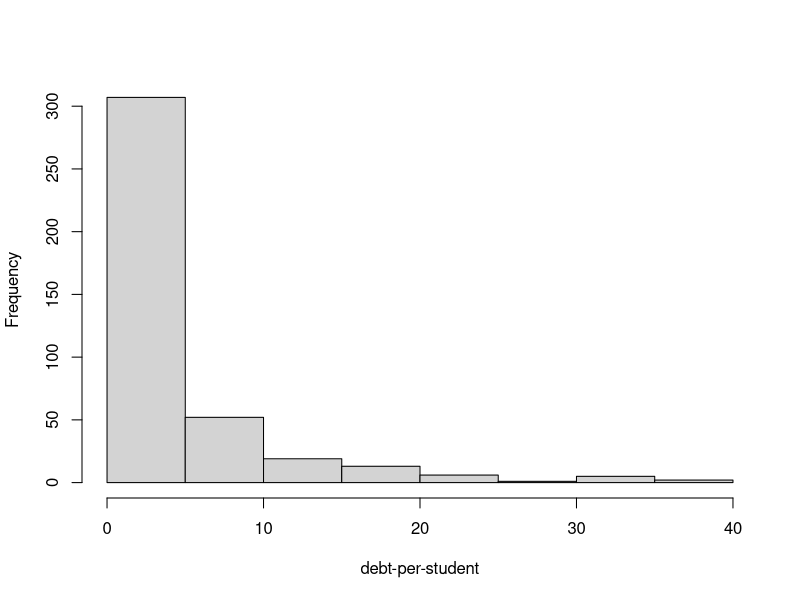
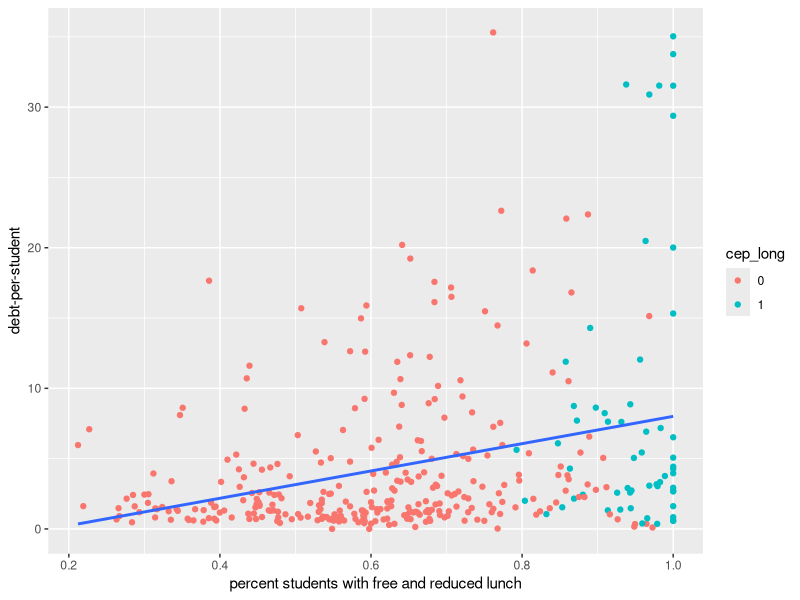
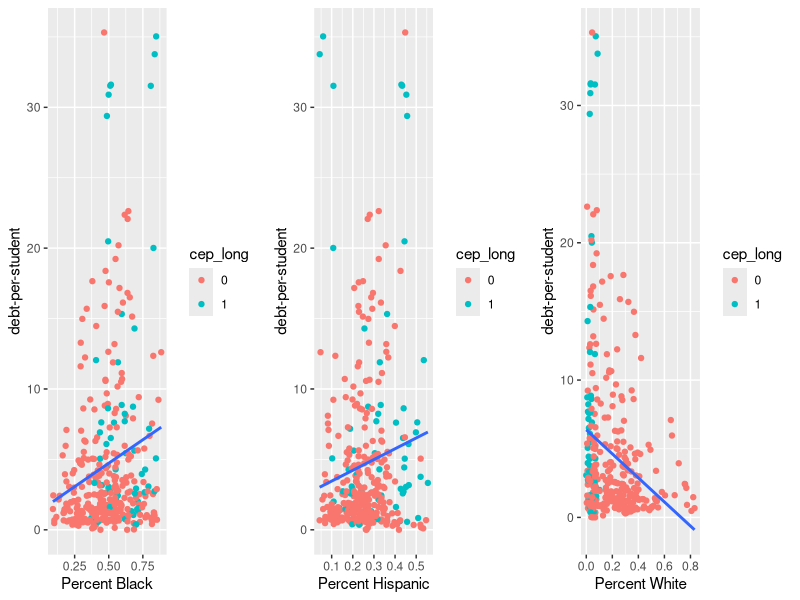
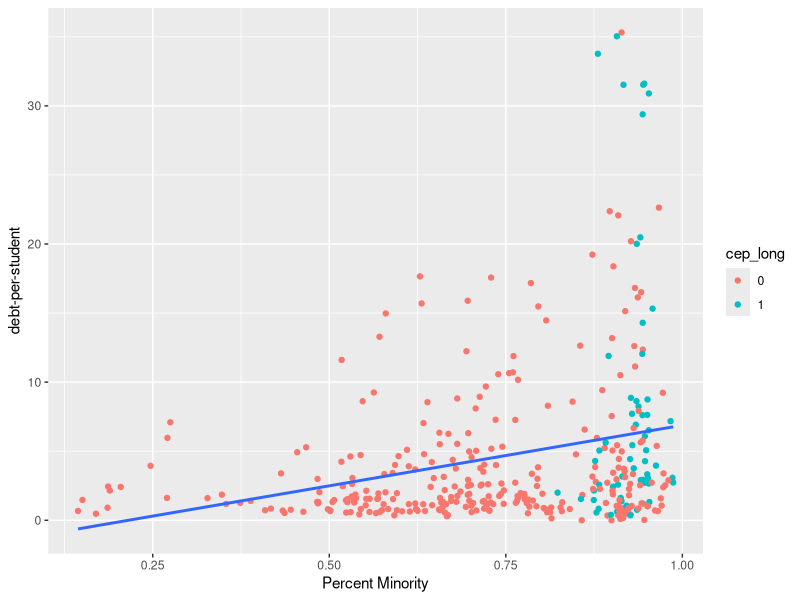
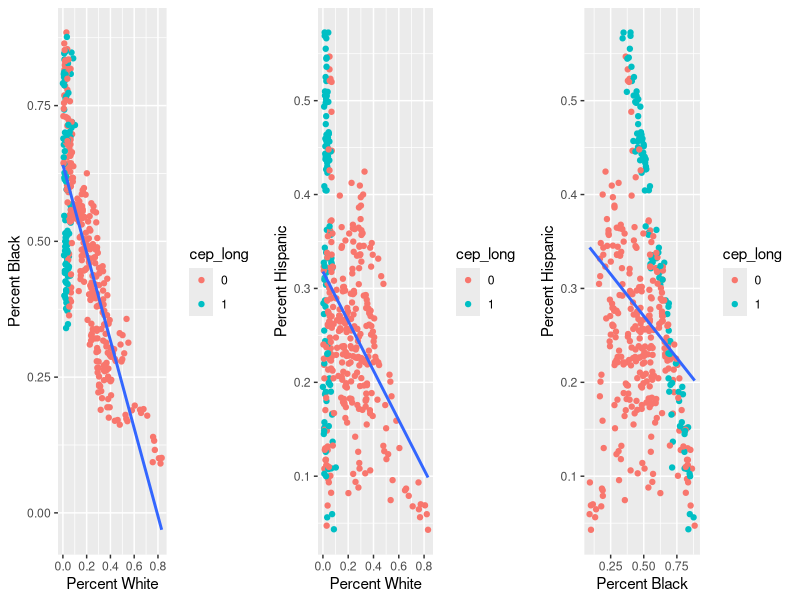
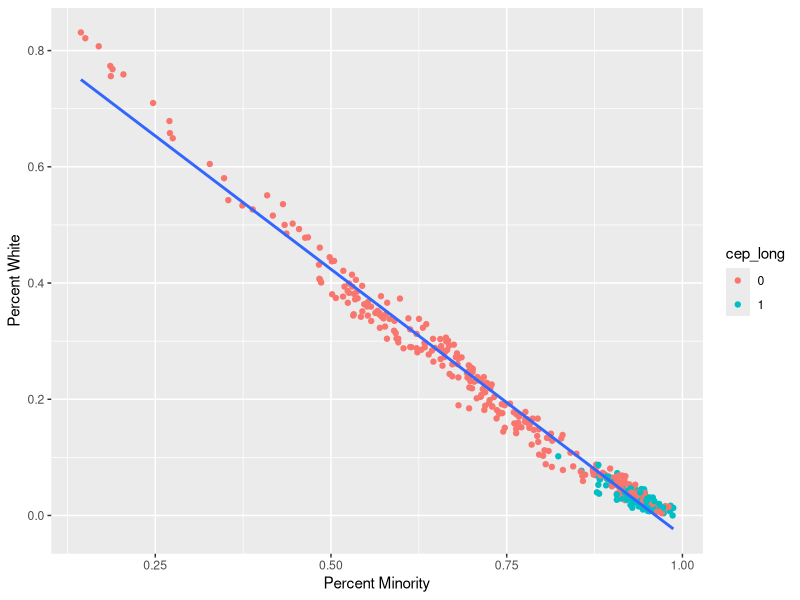
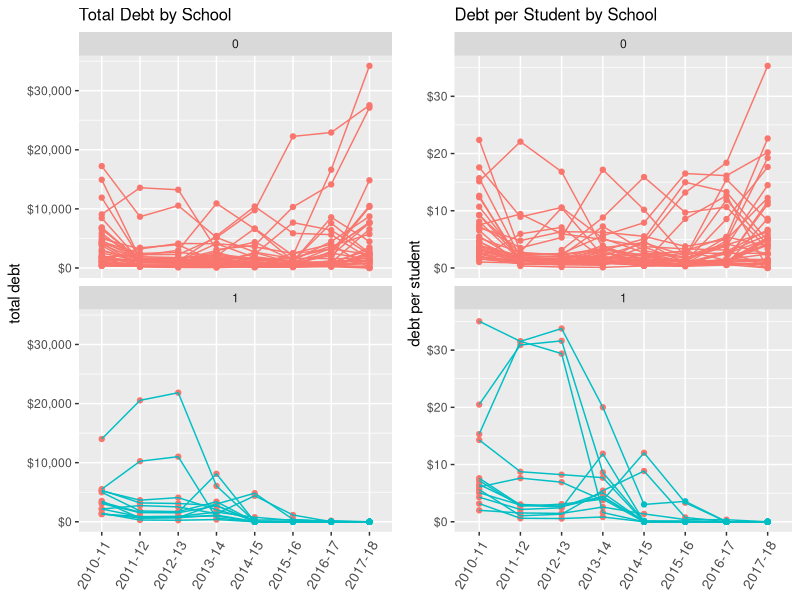
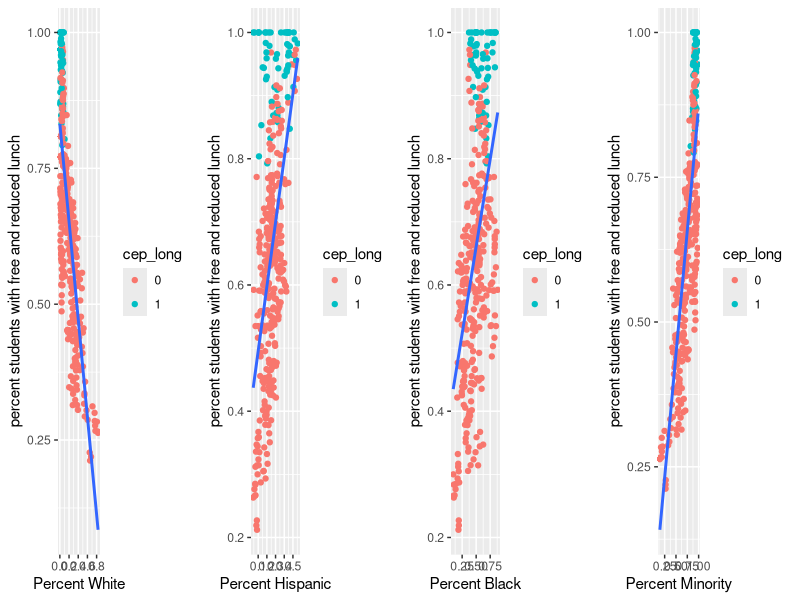

The R script that drew these images, in order: (Note: this script raises an error after producing the figures.)
## ---- chunk 1
knitr::opts_chunk$set(warning = FALSE, echo = FALSE, message = FALSE)

library(readxl) # read spreadsheets
library(dplyr) # wrangling
library(ggplot2) # graphing
library(tidyr) # reshaping
library(stringr) # string manipulation
library(data.table) # working with tables
library(cowplot) # layout plots
library(knitr) # nice tables

df = read.csv("./data/lunchdebt.csv")
df$cep = df$cep %>% as.factor()
df$cep_long = df$cep_long %>% as.factor()
## ---- chunk 2
# debt over time, excluding non-standard and inactive schools
df %>%
  group_by(year) %>%
  summarise(total_debt = sum(unpaid, na.rm = TRUE),
            mean_debt_per_student = mean(debt_per_student, na.rm = TRUE),
            fullprice_lunches = total_debt/2.90)

# percent change since 2014-15, first CEP year
mean(df$debt_per_student[df$ts==2017])/mean(df$debt_per_student[df$ts==2014])
## ---- chunk 3
# histogram
hist(df$debt_per_student, main = "", xlab = "debt-per-student")
## ---- chunk 4
# scatterplot of debt vs. pct needy
ggplot(df[df$cep == 0,], aes(pct_free_reduced, debt_per_student)) +
  geom_point(aes(col = cep_long)) +
  xlab("percent students with free and reduced lunch") +
  ylab("debt-per-student") +
  geom_smooth(method = "lm", se = FALSE)

# scatterplot of debt vs. pct black
g1 = ggplot(df[df$cep == 0,], aes(pct_black, debt_per_student)) +
  geom_point(aes(col = cep_long)) +
  xlab("Percent Black") +
  ylab("debt-per-student") +
  geom_smooth(method = "lm", se = FALSE)

# scatterplot of debt vs. pct hispanic
g2 = ggplot(df[df$cep == 0,], aes(pct_hispanic, debt_per_student)) +
  geom_point(aes(col = cep_long)) +
  xlab("Percent Hispanic") +
  ylab("debt-per-student") +
  geom_smooth(method = "lm", se = FALSE)

# scatterplot of debt vs. pct white
g3 = ggplot(df[df$cep == 0,], aes(pct_white, debt_per_student)) +
  geom_point(aes(col = cep_long)) +
  xlab("Percent White") +
  ylab("debt-per-student") +
  geom_smooth(method = "lm", se = FALSE)

plot_grid(g1, g2, g3, ncol = 3)

ggplot(df[df$cep == 0,], aes(pct_minority, debt_per_student)) +
  geom_point(aes(col = cep_long)) +
  xlab("Percent Minority") +
  ylab("debt-per-student") +
  geom_smooth(method = "lm", se = FALSE)

g1 = ggplot(df, aes(pct_white, pct_black)) +
  geom_point(aes(col = cep_long)) +
  geom_smooth(method = "lm", se = FALSE) +
  xlab("Percent White") +
  ylab("Percent Black")

g2 = ggplot(df, aes(pct_white, pct_hispanic)) +
  geom_point(aes(col = cep_long)) +
  geom_smooth(method = "lm", se = FALSE) +
  xlab("Percent White") +
  ylab("Percent Hispanic")

g3 = ggplot(df, aes(pct_black, pct_hispanic)) +
  geom_point(aes(col = cep_long)) +
  geom_smooth(method = "lm", se = FALSE) +
  xlab("Percent Black") +
  ylab("Percent Hispanic")

plot_grid(g1, g2, g3, ncol = 3)

ggplot(df, aes(pct_minority, pct_white)) +
  geom_point(aes(col = cep_long)) +
  geom_smooth(method = "lm", se = FALSE) +
  xlab("Percent Minority") +
  ylab("Percent White")
## ---- chunk 5
# debt by school over time
p1 = ggplot(df, aes(year, unpaid, group = school_no, col = cep_long)) +
  geom_point(aes(col=cep)) +
  geom_line() +
  ylab("total debt") +
  ggtitle("Total Debt by School") +
  scale_y_continuous(labels = scales::dollar) +
  theme(legend.position = "none",
        axis.text.x = element_text(angle = 60, hjust = 1, size = 10),
        axis.title.x = element_blank(),
        plot.title = element_text(size = 12)) +
  facet_wrap(~ cep_long, nrow = 2)

# debt/student over time
p2 = ggplot(df, aes(year, debt_per_student, group = school_no, col = cep_long)) +
  geom_point(aes(col=cep)) +
  geom_line() +
  ylab("debt per student") +
  ggtitle("Debt per Student by School") +
  scale_y_continuous(labels = scales::dollar) +
  theme(legend.position = "none",
        axis.text.x = element_text(angle = 60, hjust = 1, size = 10),
        axis.title.x = element_blank(),
        plot.title = element_text(size = 12)) +
  facet_wrap(~ cep_long, nrow = 2)

plot_grid(p1, p2)
## ---- chunk 6
g1 = ggplot(df[df$cep == 0,], aes(pct_white, pct_free_reduced)) +
  geom_point(aes(col = cep_long)) +
  geom_smooth(method = "lm", se = FALSE) +
  xlab("Percent White") +
  ylab("percent students with free and reduced lunch")

g2 = ggplot(df[df$cep == 0,], aes(pct_hispanic, pct_free_reduced)) +
  geom_point(aes(col = cep_long)) +
  geom_smooth(method = "lm", se = FALSE) +
  xlab("Percent Hispanic") +
  ylab("percent students with free and reduced lunch")

g3 = ggplot(df[df$cep == 0,], aes(pct_black, pct_free_reduced)) +
  geom_point(aes(col = cep_long)) +
  geom_smooth(method = "lm", se = FALSE) +
  xlab("Percent Black") +
  ylab("percent students with free and reduced lunch")

g4 = ggplot(df[df$cep == 0,], aes(pct_minority, pct_free_reduced)) +
  geom_point(aes(col = cep_long)) +
  geom_smooth(method = "lm", se = FALSE) +
  xlab("Percent Minority") +
  ylab("percent students with free and reduced lunch")

plot_grid(g1, g2, g3, g4, ncol = 4)
## ---- chunk 7
b1 = ggplot(df[df$cep == 0,], aes(urban_centric_locale, unpaid)) +
  geom_boxplot()

b2 = ggplot(df[df$cep == 0,], aes(urban_centric_locale, debt_per_student)) +
  geom_boxplot()

plot_grid(b1, b2, ncol = 2)
## ---- chunk 8
b1 = ggplot(df, aes(urban_centric_locale, pct_white)) +
  geom_boxplot() +
  ylim(c(0,1))

b2 = ggplot(df, aes(urban_centric_locale, pct_black)) +
  geom_boxplot() +
  ylim(c(0,1))

b3 = ggplot(df, aes(urban_centric_locale, pct_hispanic)) +
  geom_boxplot() +
  ylim(c(0,1))

b4 = ggplot(df, aes(urban_centric_locale, pct_minority)) +
  geom_boxplot() +
  ylim(c(0,1))

plot_grid(b1, b2, b3, b4, ncol = 4)
## ---- chunk 9
df %>%
  filter(cep == 0) %>%
  group_by(grade_clean) %>%
  summarise(mean_debt = mean(unpaid),
            mean_dps = mean(debt_per_student))

debtByGrade = df %>%
  filter(cep == 0) %>%
  group_by(year, grade_clean) %>%
  summarise(mean_dps = mean(debt_per_student))

ggplot(debtByGrade, aes(year, mean_dps, group=grade_clean, col=grade_clean)) +
  geom_point() +
  geom_line() +
  ylab("Debt per Student") +
  ggtitle("Debt per Student by Grade Level") +
  scale_y_continuous(labels = scales::dollar) +
  theme(axis.text.x = element_text(angle = 60, hjust = 1, size = 10),
        axis.title.x = element_blank(),
        plot.title = element_text(size = 12))
## ---- chunk 10
b1 = ggplot(df[df$cep == 0,], aes(grade_clean, unpaid)) +
  geom_boxplot()

b2 = ggplot(df[df$cep == 0,], aes(grade_clean, debt_per_student)) +
  geom_boxplot()

plot_grid(b1, b2, ncol = 2)
## ---- chunk 11
# read CEP elibility data
elig = read.csv("./data/2018_cep_annual_notif.csv", stringsAsFactors = FALSE)

# clean col names
colnames(elig) = colnames(elig) %>%
  tolower(.) %>%
  gsub("\\.+","_",.)

# filter to durham
elig = elig[elig$lea_id==320,]

# select cols
elig = elig[,c("school_id","eligible_to_participate","currently_participating","near_eligible_to_participate")]

# rename col
colnames(elig)[1] = "school_no"

# data type for merging
elig$school_no = elig$school_no %>% as.numeric()

# indicators
elig[,2] = ifelse(elig[,2]=="X",1,0)
elig[,3] = ifelse(elig[,3]=="X",1,0)
elig[,4] = ifelse(elig[,4]=="X",1,0)

# filter to 2017-18 data
# and arrange by school name
df17 = df %>%
  filter(ts == 2017) %>%
  arrange(school_name)


df17 = left_join(df17, elig, by = "school_no")

# Eligibility and participation counts
df17 %>%
  summarise(elig = sum(eligible_to_participate),
            part = sum(currently_participating),
            near = sum(near_eligible_to_participate))
## ---- chunk 12
# total debt for eligible but not participating schools
df17 %>%
  group_by(eligible_to_participate, currently_participating) %>%
  summarise(unpaid = sum(unpaid),
            mean_dps = mean(debt_per_student),
            avg_free_reduced = mean(pct_free_reduced),
            avg_pct_minority = mean(pct_minority))

# percentage of total 2017-18 debt
sum(df17$unpaid[(df17$eligible_to_participate==1) & (df17$cep==0)])/sum(df17$unpaid)
## ---- chunk 13
ggplot(df[df$cep_long==1,], aes(year, unpaid, group=school_name, col=school_name)) +
  geom_point() +
  geom_line() +
  scale_y_continuous(labels = scales::dollar) +
  theme(axis.text.x = element_text(angle = 60, hjust = 1, size = 10),
        axis.title.x = element_blank(),
        plot.title = element_text(size = 12))
## ---- chunk 14
df %>%
  group_by(cep_long) %>%
  summarise(mean_minority = mean(pct_minority))
## ---- chunk 15
# TODO: quantify debt among CEP schools the year before they enrolled in the program
# this is a slightly inaccurate representation of total debt
df %>%
  filter(ts < 2015) %>%
  group_by(cep_long) %>%
  summarise(mean_dps = mean(debt_per_student),
            mean_debt = mean(unpaid))
